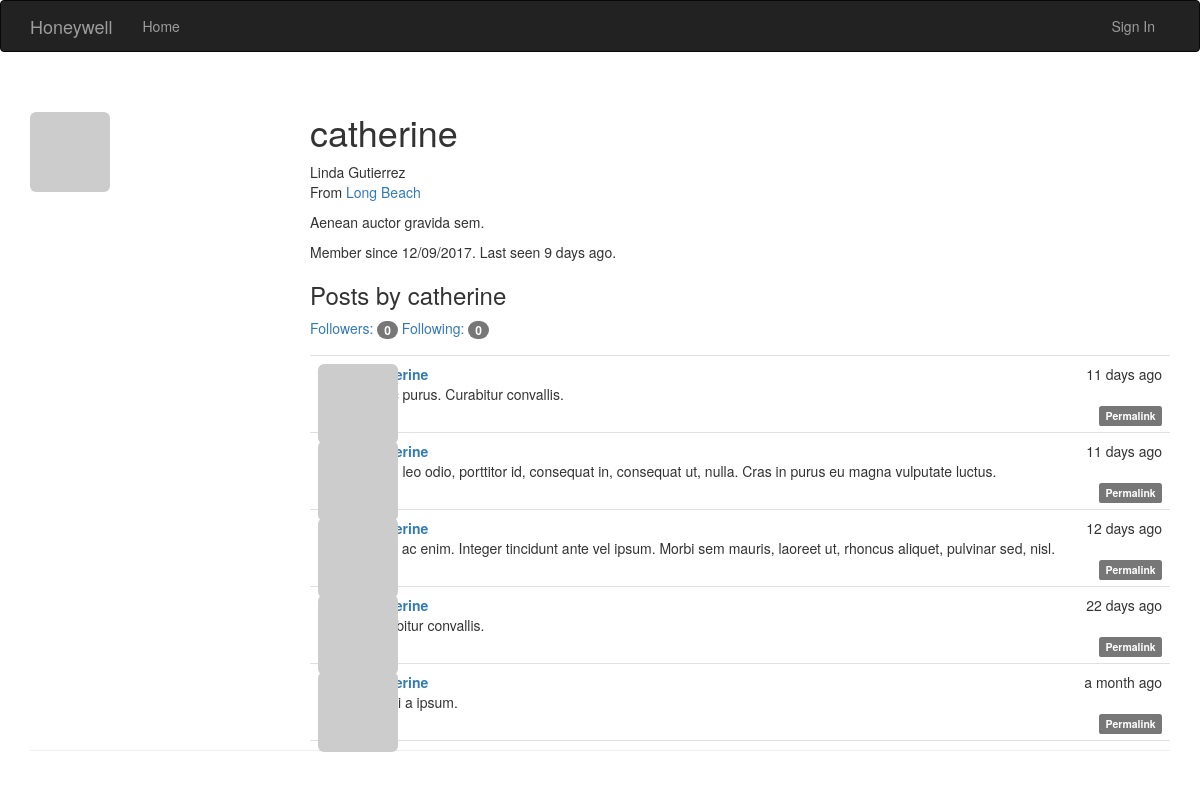
Page /user/catherine on the committed database.
### app/models.py (models this page shows, shortened)
class User(UserMixin, db.Model):
    __tablename__ = 'users'
    id = db.Column(db.Integer, primary_key=True)
    email = db.Column(db.String(64), unique=True, index=True)
    username = db.Column(db.String(64), unique=True, index=True)
    password_hash = db.Column(db.String(128))
    role_id = db.Column(db.Integer, db.ForeignKey('roles.id'))
    confirmed = db.Column(db.Boolean, default=False)
    name = db.Column(db.String(64))
    location = db.Column(db.String(64))
    about_me = db.Column(db.Text())
    member_since = db.Column(db.DateTime(), default=datetime.utcnow)
    last_seen = db.Column(db.DateTime(), default=datetime.utcnow)
    avatar_hash = db.Column(db.String(32))
    posts = db.relationship('Post', backref='author', lazy='dynamic')
    followed = db.relationship('Follow',
                               foreign_keys=[Follow.follower_id],
                               backref=db.backref('follower', lazy='joined'),
                               lazy='dynamic',
                               cascade='all, delete-orphan')
    followers = db.relationship('Follow',
                                foreign_keys=[Follow.followed_id],
                                backref=db.backref('followed', lazy='joined'),
                                lazy='dynamic',
                                cascade='all, delete-orphan')
    comments = db.relationship('Comment', backref='author', lazy='dynamic')
    @property
    def password(self):
        raise AttributeError('password is not a readable attribute')
    def gravatar(self, size=100, default='identicon', rating='g'):
        if request.is_secure:
            url = 'https://secure.gravatar.com/avatar'
        else:
            url = 'http://www.gravatar.com/avatar'
        hash = self.avatar_hash or hashlib.md5(self.email.encode('utf-8')).hexdigest()
        return '{url}/{hash}?s={size}&d={default}&r={rating}'.format(
            url=url, hash=hash, size=size, default=default, rating=rating)

class Post(db.Model):
    __tablename__ = 'posts'
    id = db.Column(db.Integer, primary_key=True)
    body = db.Column(db.Text)
    timestamp = db.Column(db.DateTime, index=True, default=datetime.utcnow)
    author_id = db.Column(db.Integer, db.ForeignKey('users.id'))
    body_html = db.Column(db.Text)
    comments = db.relationship('Comment', backref='post', lazy='dynamic')

### app/main/views.py (the view)
@main.route('/user/<username>')
def user(username):
    user = User.query.filter_by(username=username).first()
    if user is None:
        abort(404)
    posts = user.posts.order_by(Post.timestamp.desc()).all()
    return render_template('user.html', user=user, posts=posts)

### app/auth/views.py (called while the page is built)
@auth.before_app_request
def before_request():
    if current_user.is_authenticated:
        current_user.ping()
        if not current_user.confirmed \
            and request.endpoint \
            and request.endpoint[:5] != 'auth.' \
            and request.endpoint != 'static':
            return redirect(url_for('auth.unconfirmed'))

### app/main/__init__.py (called while the page is built)
@main.app_context_processor
def inject_permission():
    return dict(Permission=Permission)

### app/models.py (called while the page is built)
    def can(self, permissions):
        return False

    def is_administrator(self):
        return False

### app/templates/user.html (shortened to what this page needs)
{% extends "base.html" %}
{% block page_content %}
<div class="page-header">
    <img class="img-rounded profile-thumbnail" src="{{ user.gravatar(size=256) }}">
    <div class="profile-header">
        <h1>{{ user.username }}</h1>
        {% if user.name or user.location %}
        <p>
            {% if user.name %}{{ user.name }}<br>{% endif %}
            {% if user.location %}
                From <a href="http://maps.baidu.com/?q={{ user.location }}">
                    {{ user.location }}
                </a>
            {% endif %}
        </p>
        {% endif %}
        {% if user.about_me %}<p>{{ user.about_me }}</p>{% endif %}
        <p>
            Member since {{ moment(user.member_since).format('L') }}.
            Last seen {{ moment(user.last_seen).fromNow() }}.
        </p>
        <h3>Posts by {{ user.username }}</h3>
        <a href="{{ url_for('.followers', username=user.username) }}">
            Followers: <span class="badge">{{ user.followers.count()-1 }}</span>
        </a>
        <a href="{{ url_for('.followed_by', username=user.username) }}">
            Following: <span class="badge">{{ user.followed.count()-1 }}</span>
        </a>
        {% include '_posts.html' %}
    </div>
</div>
{% endblock %}

### app/templates/_posts.html (shortened to what this page needs)
<ul class="posts">
    {% for post in posts %}
    <li class="post">
        <div class="post-thumbnail">
            <a href="{{ url_for('.user', username=post.author.username) }}">
                <img class="img-rounded profile-thumbnail"
                     src="{{ post.author.gravatar(size=40) }}">
            </a>
        </div>
        <div class="post-content">
            <div class="post-date">{{ moment(post.timestamp).fromNow() }}</div>
            <div class="post-author">
                <a href="{{ url_for('.user', username=post.author.username) }}">
                </a>
            </div>
            <div class="post-body">{{ post.body }}</div>
            <div class="post-footer">
                <a href="{{ url_for('.post', id=post.id) }}">
                    <span class="label label-default">Permalink</span>
                </a>
            </div>
        </div>
    </li>
    {% endfor %}
</ul>

### app/static/styles.css (style rules this page uses)
.profile-thumbnail { position: absolute; }
.profile-header { min-height: 260px; margin-left: 280px; }
ul.posts { list-style-type: none; padding: 0px; margin: 16px 0px 0px 0px; border-top: 1px solid #e0e0e0; }
ul.posts li.post { padding: 8px; border-bottom: 1px solid #e0e0e0; }
div.post-date { float: right; }
div.post-author { font-weight: bold; }
div.post-thumbnail { position: absolute; }
div.post-content { margin-left: 48px; min-height: 48px; }
div.post-footer { text-align: right; }

### rows in the picture
User: username "catherine", name "Linda Gutierrez", location "Long Beach", about_me "Aenean auctor gravida sem.", member_since "12/09/2017", last_seen "9 days ago"
Post: timestamp "11 days ago", body "Nunc purus. Curabitur convallis."
Post: timestamp "11 days ago", body "Proin leo odio, porttitor id, consequat in, consequat ut, nulla. Cras in purus eu magna vulputate luctus."
Post: timestamp "12 days ago", body "Nulla ac enim. Integer tincidunt ante vel ipsum. Morbi sem mauris, laoreet ut, rhoncus aliquet, pulvinar sed, nisl."
Post: timestamp "22 days ago", body "Curabitur convallis."
Post: timestamp "a month ago", body "Morbi a ipsum."

### other values in the picture
{{ user.followers.count()-1 }} "0"
{{ user.followed.count()-1 }} "0"
